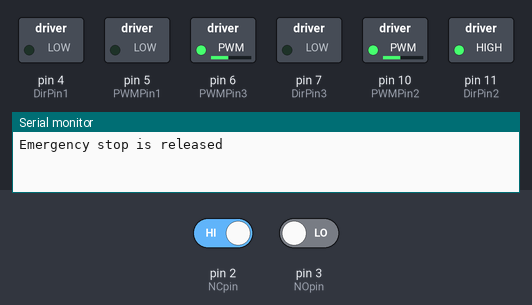
This sketch was run on a simulated Arduino Nano, built with avr-gcc and run on an emulated ATmega328P. On the bench: switched loads named in the sketch (green lamp = pin HIGH), the last lines printed to the serial monitor. The inputs (shaded band) are chosen by the test bench; at power-on: pin 2 (NCpin) HIGH, pin 3 (NOpin) LOW.

Above: at 1.2 s.
1.3 s: pin 2 (NCpin) driven LOW
At 1.7 s:
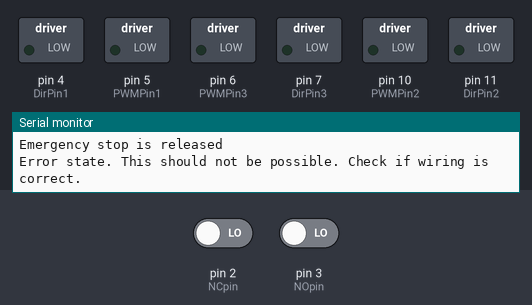
2.8 s: pin 3 (NOpin) driven HIGH
Timing chart, 0 to 5.8 s (numbered marks = the images above; inputs shaded):
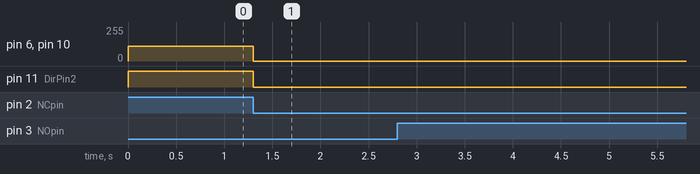

Measured:
- after the input at 1.3 s, pin 6 (PWMPin3), pin 10 (PWMPin2): 110/255 → 0/255 at once; pin 11 (DirPin2): HIGH → LOW at once

The sketch:

emergency-stop-interrupt-service-routine.ino
```cpp
// (licence header left out)
#include "motor_driver.h"

#define DirPin1 4
#define DirPin2 11
#define DirPin3 7

#define PWMPin1 5
#define PWMPin2 10
#define PWMPin3 6

#define NCpin 2   // normally closed e-stop pin
#define NOpin 3   // normally open e-stop pin

volatile bool ISR_state_change;

motorDriver M1(DirPin1, PWMPin1);
motorDriver M2(DirPin2, PWMPin2);
motorDriver M3(DirPin3, PWMPin3);

unsigned long debounceDelay = 50;
unsigned long lastDebounceTime = 0;

#define PI 3.14159265
float R = 0.2776; // robot wheel-base radius
int scaling_factor = 255;  // pseudo scaling factor, in open loop we can't accurately send RPM commands so instead this scales the PWM signal to a reasonable value in the range of [0, 255]

void setup() {
  Serial.begin(115200);

  pinMode(NCpin, INPUT);
  pinMode(NOpin, INPUT);
  attachInterrupt(digitalPinToInterrupt(NCpin), shared_estop_ISR, CHANGE);
  attachInterrupt(digitalPinToInterrupt(NOpin), shared_estop_ISR, CHANGE);

  check_estop_state(); // manually call the ISR once at setup() to get the initial state of the e-stop button
}

void loop() {
  if(ISR_state_change == true){
    check_estop_state();
    ISR_state_change = false;
  }
  delay(50);
}

void shared_estop_ISR(){
  // both hardware pins trigger the same interrupt
  // it may seem redundant to tie both hardware pins to the same ISR, but this is to handle cases in which one of the hardware pin wirings fail
  if ((millis() - lastDebounceTime) > debounceDelay) {
    ISR_state_change = true;
    lastDebounceTime = millis();
  }
  return;
}

void check_estop_state(){
  // emergency-stop status is deduced based on HIGH/LOW state of pins
  // if there is a wiring failure the third conditional will trigger
  int NC_state = digitalRead(NCpin);
  int NO_state = digitalRead(NOpin);
  if(NC_state == 0 && NO_state == 1){
    // estop is engaged; robot cannot move
    calc_speed(0, 0, 0);            // send a software shutdown to actuators, in addition to a hardware (e-stop) shutdown
    Serial.println("Emergency stop is engaged");
  }
  else if(NC_state == 1 && NO_state == 0){
    // estop is disengaged; robot is free to roam
    calc_speed(0, -0.5, 0);         // drive robot
    Serial.println("Emergency stop is released");
  }
  else if((NC_state == 0 && NO_state == 0) || (NC_state == 1 && NO_state == 1)){
    // this is an error state, it should not be possible; wiring on estop may be damaged
    calc_speed(0, 0, 0);            // send a software shutdown to actuators
    Serial.println("Error state. This should not be possible. Check if wiring is correct.");
  }
  ISR_state_change = false;         // reset for next event
}

void calc_speed(float x_dot, float y_dot, float theta_dot){
  // calculates motor speeds for 3 wheel omni drive robot
  // see derivation of equations here: https://modernrobotics.northwestern.edu/nu-gm-book-resource/13-2-omnidirectional-wheeled-mobile-robots-part-1-of-2/
  float PWM1 = -R*theta_dot + x_dot ;
  float PWM2 = -R*theta_dot - 0.5*x_dot - sin(PI/3.0)*y_dot;
  float PWM3 = -R*theta_dot - 0.5*x_dot + sin(PI/3.0)*y_dot;

  int Dir1 = (PWM1 > 0) - (PWM1 < 0);   // returns -1 or 1
  int Dir2 = (PWM2 > 0) - (PWM2 < 0);
  int Dir3 = (PWM3 > 0) - (PWM3 < 0);

  PWM1 = (int)abs(PWM1*scaling_factor); // scale in PWM range of [0, 255]
  PWM2 = (int)abs(PWM2*scaling_factor);
  PWM3 = (int)abs(PWM3*scaling_factor);

  M1.spin(Dir1, PWM1);
  M2.spin(Dir2, PWM2);
  M3.spin(Dir3, PWM3);
}
```

motor_driver.cpp
```cpp
#include "Arduino.h"
#include "motor_driver.h"

motorDriver::motorDriver(int DirPin, int PWMPin){
  _DirPin = DirPin;
  _PWMPin = PWMPin;
  pinMode(_DirPin, OUTPUT);
  pinMode(_PWMPin, OUTPUT);
}

void motorDriver::spin(char Dir, unsigned char PWM){
  switch (Dir){
    case -1:    // counterclockwise
      digitalWrite(_DirPin, LOW);
      analogWrite(_PWMPin, PWM);
      break;
    case 0:     // stationary
      digitalWrite(_DirPin, LOW);
      digitalWrite(_PWMPin, LOW);
      break;
    case 1:     // clockwise
      digitalWrite(_DirPin, HIGH);
      analogWrite(_PWMPin, PWM);
      break;
  }
}
```

motor_driver.h
```cpp
#ifndef motordriver_h
#define motordriver_h

#include "Arduino.h"

class motorDriver{
  public:
    motorDriver(int DirPin, int PWMPin);
    void spin(char Dir, unsigned char PWM);
  private:
    int _DirPin;
    int _PWMPin;
};

#endif
```
